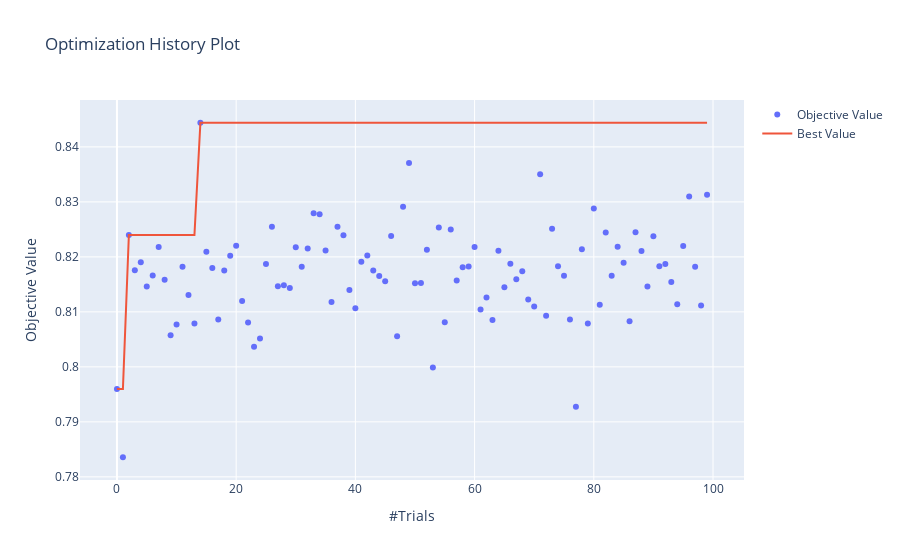

This figure's notebook cell:
### Code cell
op.visualization.plot_optimization_history(study)
